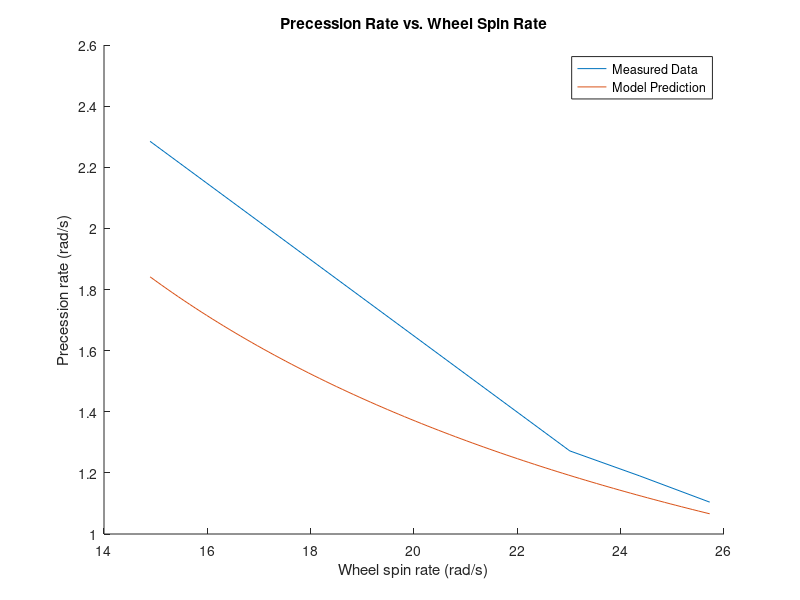
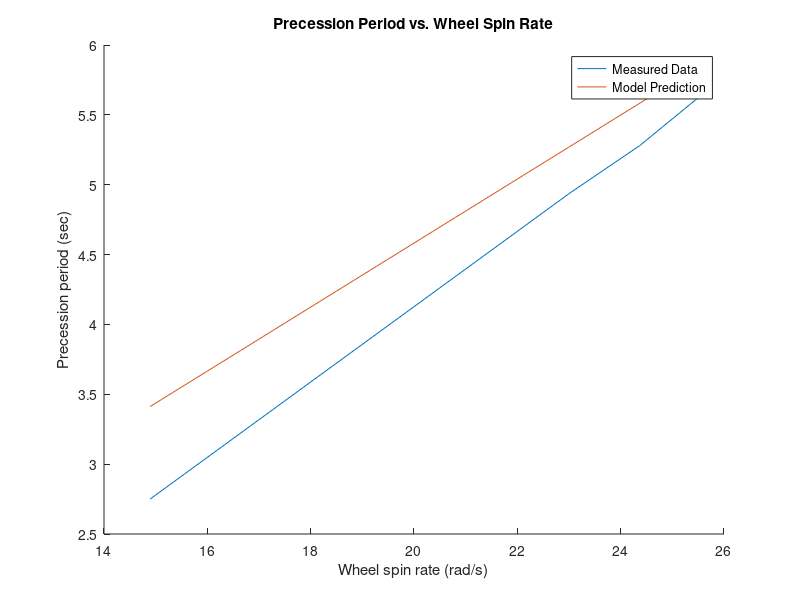

Write the MATLAB code that produced these figures, in order.
clc; clear; close all;

R = 13*0.0254; % in to m
L = 6*0.0254; % in to m
g = 9.81; % m/s^2

measTimes = [5.69, 5.28, 4.94, 2.75]; % sec, trial 2-4, 1
rates = [19, 18, 17, 11] * ((5280*.3048)/3600)/R; % mph to rad/s, trial 2-4, 1

wVec = linspace(min(rates),max(rates), 100);

model = @(w) (2*g*L)./(w*R^2);

figure
hold on
title("Precession Rate vs. Wheel Spin Rate")
plot(rates, (2*pi)./measTimes)
plot(wVec, model(wVec))
xlabel("Wheel spin rate (rad/s)")
ylabel("Precession rate (rad/s)")

legend("Measured Data", "Model Prediction", 'Location', 'best')

figure
hold on
title("Precession Period vs. Wheel Spin Rate")
plot(rates, measTimes)
plot(wVec, (2*pi)./model(wVec))
xlabel("Wheel spin rate (rad/s)")
ylabel("Precession period (sec)")

legend("Measured Data", "Model Prediction", 'Location', 'best')